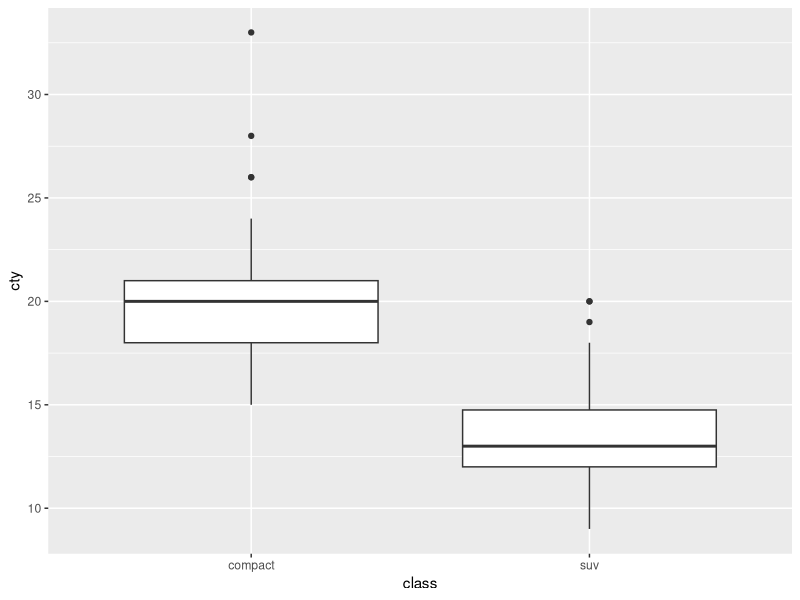
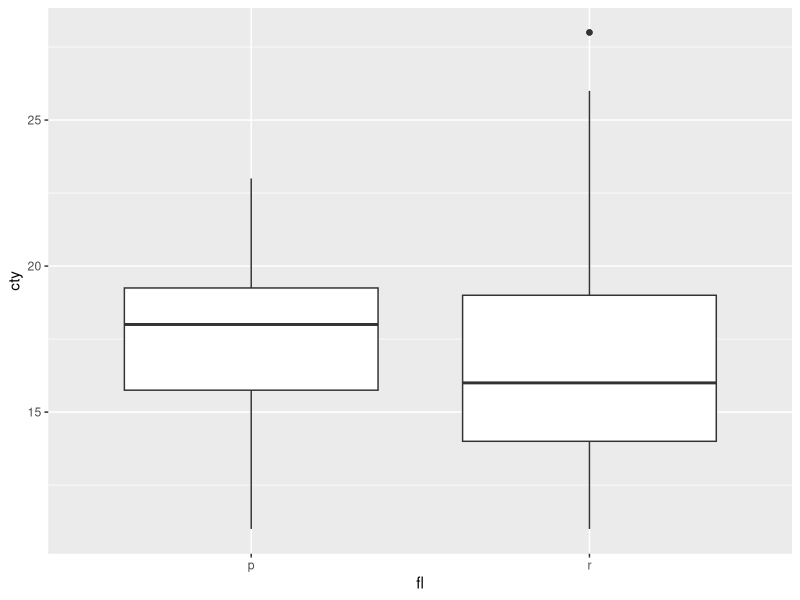

Source code (R) for these figures, in order:
#13-2 t 검정-두 집단의 평균 비교

library(dplyr)
library(ggplot2)
mpg <- as.data.frame(ggplot2::mpg)
mpg_diff <- mpg %>%
  select(class, cty) %>% 
  filter(class %in% c("compact", "suv"))

table(mpg_diff$class)

ggplot(data=mpg_diff, aes(x=class,y=cty)) + geom_boxplot()

t.test(data=mpg_diff, cty~class, var.equal=T)
t.test(data=mpg_diff, cty~class)

mpg_diff2 <- mpg %>%
  select(fl, cty) %>% 
  filter(fl %in% c("r", "p"))

table(mpg_diff2$fl)

ggplot(data=mpg_diff2, aes(x=fl,y=cty)) + geom_boxplot()

t.test(data=mpg_diff2, cty~fl, var.equal=T)
t.test(data=mpg_diff2, cty~fl)
